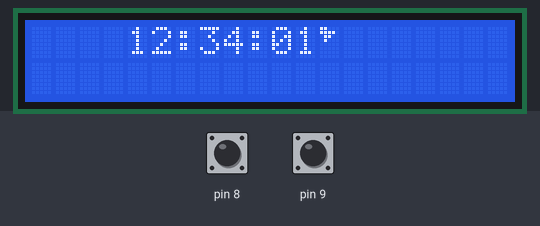
Recording of a sketch running on a simulated Arduino Uno, built with avr-gcc and run on an emulated ATmega328P. Parts: 20×2 character LCD. The inputs (shaded band) are chosen by the test bench; at power-on: pin 9 HIGH, pin 8 HIGH.

Above: at 1.6 s.
1.7 s: pin 9 pulled LOW for 0.15 s
4.8 s: pin 9 pulled LOW for 1 s
At 6.0 s:
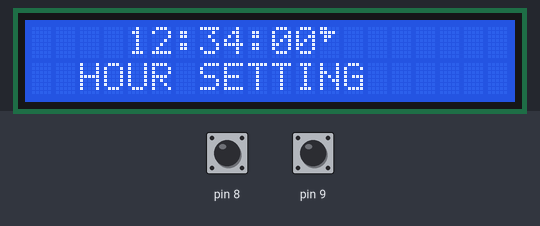
8.8 s: pin 9 pulled LOW for 0.15 s
At 10.1 s:
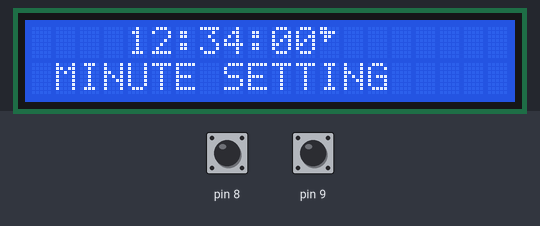
11.9 s: pin 8 pulled LOW for 0.15 s
At 12.3 s:
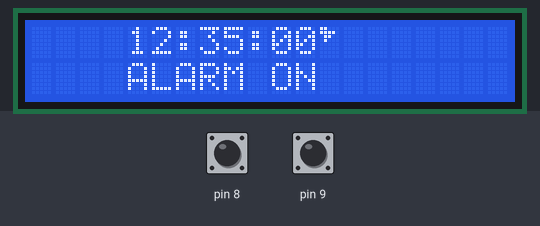
15.0 s: pin 9 pulled LOW for 3.2 s
At 15.6 s:
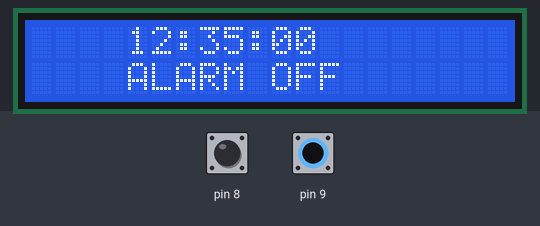
21.2 s: pin 9 pulled LOW for 0.15 s
Timing chart, 0 to 24.2 s (numbered marks = the images above; inputs shaded):
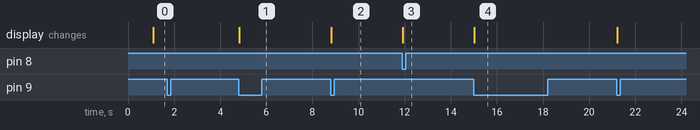

Measured:
- after the input at 1.7 s, every drawn part: stays the same
- after the input at 4.8 s, the display: changes at once (image 1)
- after the input at 8.8 s, the display: changes at once (image 2)
- after the input at 11.9 s, the display: changes at once (image 3)

The sketch:

clocks-bell.ino
```cpp
#include "Wire.h"                      // библиотека для протокола I2C
#include "LiquidCrystal_I2C.h"        // библиотека для LCD 16x02
LiquidCrystal_I2C LCD(0x27, 20, 2);  // присвоение  имени дисплею

// переменные для отсчета времени и будильника
byte SEC = 0;
byte MIN = 34;
byte HOUR = 12;
byte MIN_A = 35;
byte HOUR_A = 12;
unsigned long timer;

// переменные для считывания нажатия на кнопки
boolean button1WasUp = true;
boolean button2WasUp = true;
boolean button1IsUp;
boolean button2IsUp;

boolean alarm = true;
byte c1, c2, c3, w, i;

// значок будильника
byte bell [8] = {
  0b11000,
  0b11110,
  0b01100,
  0b01000,
  0b00000,
  0b00000,
  0b00000,
  0b00000,
};

void setup() {
  pinMode(9, INPUT_PULLUP);   // подключение тактовых кнопок
  pinMode(8, INPUT_PULLUP);
  pinMode(5, OUTPUT);        // подключение баззера
  LCD.init();               // инициализация дисплея
  LCD.backlight();         // включение подсветки
  LCD.createChar(1, bell);
  timer = millis();
}

void loop() {
  // детект текущего состояние кнопки
  button1IsUp = digitalRead(9);
  button2IsUp = digitalRead(8);

  // если кнопка 1 нажата, зайти в настройки (цикл while)
  if (button1WasUp && !button1IsUp) {
    delay(10);
    button1IsUp = digitalRead(9);
    if (!button1IsUp) {
      SEC = 0; w = 1;
    }
  }
  button1WasUp = button1IsUp;

  // если кнопка 2 была нажата выключить будильник
  if (button2WasUp && !button2IsUp) {
    delay(10);
    button2IsUp = digitalRead(8);
    if (!button2IsUp) {
      alarm = false;
    }
  }
  button2WasUp = button2IsUp;

  // если прошло 1000 мс - прибавить одну секунду
  if (millis() - timer > 1000) {
    timer = millis();
    SEC++;
    // если прошло 59 секунд, прибавить 1 минуту
    if (SEC > 59) { SEC = 0; MIN++; }
    // если прошло 59 минут, прибавить 1 час
    if (MIN > 59) { MIN = 0; HOUR++; }
    if (HOUR > 23) { HOUR = 0; }
    // включение будильника в течении 1 минуты
    if (alarm == true && HOUR == HOUR_A && MIN == MIN_A && i < 60) { tone(5, 50); i++; }
    if (i >= 60) { noTone(5); alarm == false; i = 0; }

    if (HOUR < 10) { c1 = 5; }
    if (HOUR >= 10) { c1 = 4; }
    if (MIN < 10) { c2 = 8; }
    if (MIN >= 10) { c2 = 7; }
    if (SEC < 10) { c3 = 11; }
    if (SEC >= 10) { c3 = 10; }

    // вывод времени на дисплей
    LCD.setCursor(4, 0);
    LCD.print("0");
    LCD.setCursor(c1, 0);
    LCD.print(HOUR);
    LCD.print(":");
    LCD.setCursor(7, 0);
    LCD.print("0");
    LCD.setCursor(c2, 0);
    LCD.print(MIN);
    LCD.print(":");
    LCD.setCursor(10, 0);
    LCD.print("0");
    LCD.setCursor(c3, 0);
    LCD.print(SEC);
    if (alarm == true) { LCD.print(char(1)); }
    if (alarm == false) { LCD.print(" "); }
    noTone(5);
  }

  while (w == 1) {

    if (HOUR > 23) { HOUR = 0; }
    if (HOUR < 10) { c1 = 5; }
    if (HOUR >= 10) { c1 = 4; }
    if (MIN < 10) { c2 = 8; }
    if (MIN >= 10) { c2 = 7; }

    LCD.setCursor(4, 0);
    LCD.print("0");
    LCD.setCursor(c1, 0);
    LCD.print(HOUR);
    LCD.print(":");
    LCD.setCursor(7, 0);
    LCD.print("0");
    LCD.setCursor(c2, 0);
    LCD.print(MIN);
    LCD.print(":");
    LCD.setCursor(10, 0);
    LCD.print("00");
    if (alarm == true) { LCD.print(char(1)); }
    if (alarm == false) { LCD.print(" "); }

    LCD.setCursor(2, 1);
    LCD.print("HOUR SETTING");

    button1IsUp = digitalRead(9);
    button2IsUp = digitalRead(8);

    // если кнопка 1 была нажата  2 цикл while
    if (button1WasUp && !button1IsUp) {
      delay(10);
      button1IsUp = digitalRead(9);
      if (!button1IsUp) {
        LCD.clear(); w = 2;
      }
    }
    button1WasUp = button1IsUp;

    // если кнопка 2 была нажата, прибавить 1 час
    if (button2WasUp && !button2IsUp) {
      delay(10);
      button2IsUp = digitalRead(8);
      if (!button2IsUp) {
        HOUR++;
      }
    }
    button2WasUp = button2IsUp;

  }

  while (w == 2) {

    if (MIN > 59) { MIN = 0;}
    if (HOUR < 10) { c1 = 5; }
    if (HOUR >= 10) { c1 = 4; }
    if (MIN < 10) { c2 = 8; }
    if (MIN >= 10) { c2 = 7; }

    LCD.setCursor(4, 0);
    LCD.print("0");
    LCD.setCursor(c1, 0);
    LCD.print(HOUR);
    LCD.print(":");
    LCD.setCursor(7, 0);
    LCD.print("0");
    LCD.setCursor(c2, 0);
    LCD.print(MIN);
    LCD.print(":");
    LCD.setCursor(10, 0);
    LCD.print("00");
    if (alarm == true) { LCD.print(char(1)); }
    if (alarm == false) { LCD.print(" "); }

    LCD.setCursor(1, 1);
    LCD.print("MINUTE SETTING");

    button1IsUp = digitalRead(9);
    button2IsUp = digitalRead(8);

    // если кнопка 1 была нажата 3 цикл while
    if (button1WasUp && !button1IsUp) {
      delay(10);
      button1IsUp = digitalRead(9);
      if (!button1IsUp) {
        LCD.clear(); w = 3;
      }
    }
    button1WasUp = button1IsUp;

    // если кнопка 2 была нажата  прибавить 1 минуту
    if (button2WasUp && !button2IsUp) {
      delay(10);
      button2IsUp = digitalRead(8);
      if (!button2IsUp) {
        MIN++;
      }
    }
    button2WasUp = button2IsUp;

  }

  while (w == 3) {

    if (MIN_A > 59) { MIN_A = 0; HOUR_A++; }
    if (HOUR_A > 23) { HOUR_A = 0; }
    if (HOUR_A < 10) { c1 = 5; }
    if (HOUR_A >= 10) { c1 = 4; }
    if (MIN_A < 10) { c2 = 8; }
    if (MIN_A >= 10) { c2 = 7; }

    LCD.setCursor(4, 0);
    LCD.print("0");
    LCD.setCursor(c1, 0);
    LCD.print(HOUR_A);
    LCD.print(":");
    LCD.setCursor(7, 0);
    LCD.print("0");
    LCD.setCursor(c2, 0);
    LCD.print(MIN_A);
    LCD.print(":");
    LCD.setCursor(10, 0);
    LCD.print("00");
    if (alarm == true) { LCD.print(char(1)); LCD.setCursor(4, 1); LCD.print("ALARM ON "); }
    if (alarm == false) { LCD.print(" "); LCD.setCursor(4, 1); LCD.print("ALARM OFF"); }

    button1IsUp = digitalRead(9);
    button2IsUp = digitalRead(8);

    // если кнопка 1 была нажата  4 цикл while
    if (button1WasUp && !button1IsUp) {
      delay(10);
      button1IsUp = digitalRead(9);
      if (!button1IsUp) {
        LCD.clear(); w = 4;
      }
    }
    button1WasUp = button1IsUp;

    // если кнопка 2 была нажата прибавить 1 минуту
    if (button2WasUp && !button2IsUp) {
      delay(10);
      button2IsUp = digitalRead(8);
      if (!button2IsUp) {
        alarm = !alarm;
      }
    }
    button2WasUp = button2IsUp;

  }

  while (w == 4) {

    if (MIN_A > 59) { MIN_A = 0; HOUR_A++; }
    if (HOUR_A > 23) { HOUR_A = 0; }
    if (HOUR_A < 10) { c1 = 5; }
    if (HOUR_A >= 10) { c1 = 4; }
    if (MIN_A < 10) { c2 = 8; }
    if (MIN_A >= 10) { c2 = 7; }

    LCD.setCursor(4, 0);
    LCD.print("0");
    LCD.setCursor(c1, 0);
    LCD.print(HOUR_A);
    LCD.print(":");
    LCD.setCursor(7, 0);
    LCD.print("0");
    LCD.setCursor(c2, 0);
    LCD.print(MIN_A);
    LCD.print(":");
    LCD.setCursor(10, 0);
    LCD.print("00");
    if (alarm == true) { LCD.print(char(1)); }
    if (alarm == false) { LCD.print(" "); }

    LCD.setCursor(1, 1);
    LCD.print("ALARM SET HOUR");

    button1IsUp = digitalRead(9);
    button2IsUp = digitalRead(8);

    // если кнопка 1 была нажата 5 цикл while
    if (button1WasUp && !button1IsUp) {
      delay(10);
      button1IsUp = digitalRead(9);
      if (!button1IsUp) {
        LCD.clear(); w = 5;
      }
    }
    button1WasUp = button1IsUp;

    // если кнопка 2 была нажата прибавить 1 час
    if (button2WasUp && !button2IsUp) {
      delay(10);
      button2IsUp = digitalRead(8);
      if (!button2IsUp) {
        HOUR_A++;
      }
    }
    button2WasUp = button2IsUp;
  }

  while (w == 5) {

    if (MIN_A > 59) { MIN_A = 0; HOUR_A++; }
    if (HOUR_A > 23) { HOUR_A = 0; }
    if (HOUR_A < 10) { c1 = 5; }
    if (HOUR_A >= 10) { c1 = 4; }
    if (MIN_A < 10) { c2 = 8; }
    if (MIN_A >= 10) { c2 = 7; }

    LCD.setCursor(4, 0);
    LCD.print("0");
    LCD.setCursor(c1, 0);
    LCD.print(HOUR_A);
    LCD.print(":");
    LCD.setCursor(7, 0);
    LCD.print("0");
    LCD.setCursor(c2, 0);
    LCD.print(MIN_A);
    LCD.print(":");
    LCD.setCursor(10, 0);
    LCD.print("00");
    if (alarm == true) { LCD.print(char(1)); }
    if (alarm == false) { LCD.print(" "); }

    LCD.setCursor(0, 1);
    LCD.print("ALARM SET MINUTE");

    button1IsUp = digitalRead(9);
    button2IsUp = digitalRead(8);

    // если кнопка 1 была нажата  выйти из цикла
    if (button1WasUp && !button1IsUp) {
      delay(10);
      button1IsUp = digitalRead(9);
      if (!button1IsUp) {
        LCD.clear(); w = 0;
      }
    }
    button1WasUp = button1IsUp;

    // если кнопка 2 была нажата прибавить 1 минуту
    if (button2WasUp && !button2IsUp) {
      delay(10);
      button2IsUp = digitalRead(8);
      if (!button2IsUp) {
        MIN_A++;
      }
    }
    button2WasUp = button2IsUp;

  }
}
```
